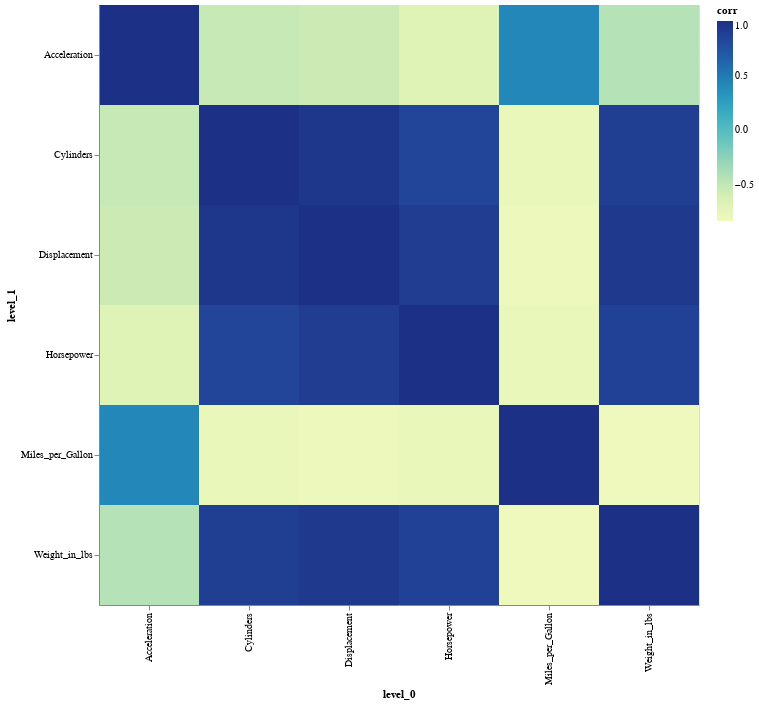

Notebook code for this chart:
### Code cell
import altair as alt

cars_corr = cars.corr().stack().reset_index().rename(columns={0: 'corr'})

alt.Chart(cars_corr).mark_rect().encode(
    x='level_0',
    y='level_1',
    color='corr'
).properties(
    height=600,
    width=600
)

### Figure 1 — Vega-Lite specification as saved in the notebook (floating-point values rounded to 4 significant figures)
{"config": {"view": {"continuousWidth": 400, "continuousHeight": 300}}, "data": {"name": "data-9176f6630eb7ea30a24b423dc19f0613"}, "mark": "rect", "encoding": {"color": {"field": "corr", "type": "quantitative"}, "x": {"field": "level_0", "type": "nominal"}, "y": {"field": "level_1", "type": "nominal"}}, "height": 600, "width": 600, "$schema": "https://vega.github.io/schema/vega-lite/v4.17.0.json", "datasets": {"data-9176f6630eb7ea30a24b423dc19f0613": [{"level_0": "Miles_per_Gallon", "level_1": "Miles_per_Gallon", "corr": 1.0}, {"level_0": "Miles_per_Gallon", "level_1": "Cylinders", "corr": -0.7754}, {"level_0": "Miles_per_Gallon", "level_1": "Displacement", "corr": -0.8042}, {"level_0": "Miles_per_Gallon", "level_1": "Horsepower", "corr": -0.7784}, {"level_0": "Miles_per_Gallon", "level_1": "Weight_in_lbs", "corr": -0.8317}, {"level_0": "Miles_per_Gallon", "level_1": "Acceleration", "corr": 0.4203}, {"level_0": "Cylinders", "level_1": "Miles_per_Gallon", "corr": -0.7754}, {"level_0": "Cylinders", "level_1": "Cylinders", "corr": 1.0}, {"level_0": "Cylinders", "level_1": "Displacement", "corr": 0.9518}, {"level_0": "Cylinders", "level_1": "Horsepower", "corr": 0.8442}, {"level_0": "Cylinders", "level_1": "Weight_in_lbs", "corr": 0.8952}, {"level_0": "Cylinders", "level_1": "Acceleration", "corr": -0.5225}, {"level_0": "Displacement", "level_1": "Miles_per_Gallon", "corr": -0.8042}, {"level_0": "Displacement", "level_1": "Cylinders", "corr": 0.9518}, {"level_0": "Displacement", "level_1": "Displacement", "corr": 1.0}, {"level_0": "Displacement", "level_1": "Horsepower", "corr": 0.8983}, {"level_0": "Displacement", "level_1": "Weight_in_lbs", "corr": 0.9325}, {"level_0": "Displacement", "level_1": "Acceleration", "corr": -0.558}, {"level_0": "Horsepower", "level_1": "Miles_per_Gallon", "corr": -0.7784}, {"level_0": "Horsepower", "level_1": "Cylinders", "corr": 0.8442}, {"level_0": "Horsepower", "level_1": "Displacement", "corr": 0.8983}, {"level_0": "Horsepower", "level_1": "Horsepower", "corr": 1.0}, {"level_0": "Horsepower", "level_1": "Weight_in_lbs", "corr": 0.8666}, {"level_0": "Horsepower", "level_1": "Acceleration", "corr": -0.6971}, {"level_0": "Weight_in_lbs", "level_1": "Miles_per_Gallon", "corr": -0.8317}, {"level_0": "Weight_in_lbs", "level_1": "Cylinders", "corr": 0.8952}, {"level_0": "Weight_in_lbs", "level_1": "Displacement", "corr": 0.9325}, {"level_0": "Weight_in_lbs", "level_1": "Horsepower", "corr": 0.8666}, {"level_0": "Weight_in_lbs", "level_1": "Weight_in_lbs", "corr": 1.0}, {"level_0": "Weight_in_lbs", "level_1": "Acceleration", "corr": -0.4301}, {"level_0": "Acceleration", "level_1": "Miles_per_Gallon", "corr": 0.4203}, {"level_0": "Acceleration", "level_1": "Cylinders", "corr": -0.5225}, {"level_0": "Acceleration", "level_1": "Displacement", "corr": -0.558}, {"level_0": "Acceleration", "level_1": "Horsepower", "corr": -0.6971}, {"level_0": "Acceleration", "level_1": "Weight_in_lbs", "corr": -0.4301}, {"level_0": "Acceleration", "level_1": "Acceleration", "corr": 1.0}]}}
